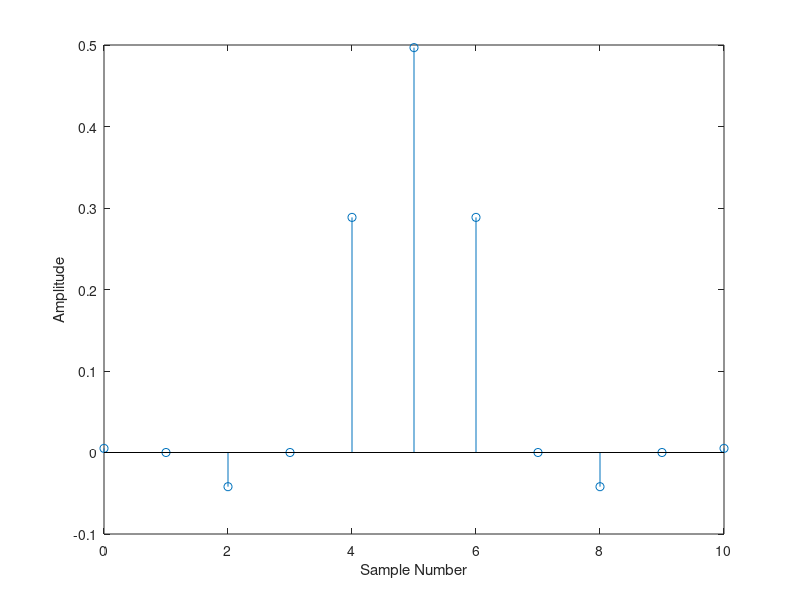

Reproduce this figure in MATLAB.
H = [0.00506, 0, -0.04194, 0, 0.28848, 0.49679, 0.28848, 0, -0.04194, 0, 0.00506];  
N = 11;
x = [0:N-1];  
stem(x, H)  
xlabel('Sample Number')  
ylabel('Amplitude')  
